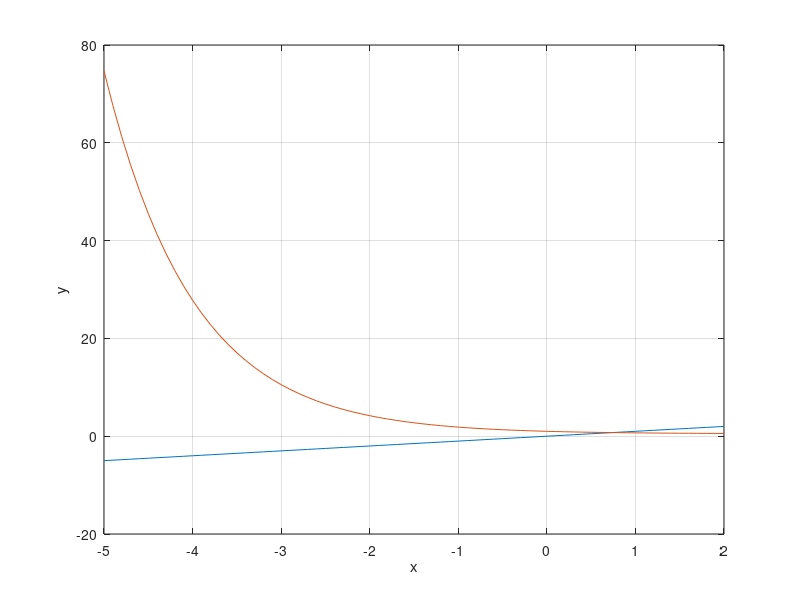

Write the MATLAB code that produced this figure.
clc;
clear variables;

x = -5: 0.1: 2;

f = @(x) exp(-x) - 2 * x + 1;
g = @(x) (1 + exp(-x)) / 2;

y1 = x;
y2 = g(x);
plot(x, y1);
grid();
hold on
plot(x, y2);
hold off
xlabel('x');
ylabel('y');

counter = 0;
n = 1000;
x1 = 0.5;
tol = 0.000001;

while(counter <= n)
    counter = counter + 1; 
    if abs(x1 - g(x1)) / g(x1) < tol, break, end
    x1 = g(x1);
end

fzero(f, [-5, 2]);